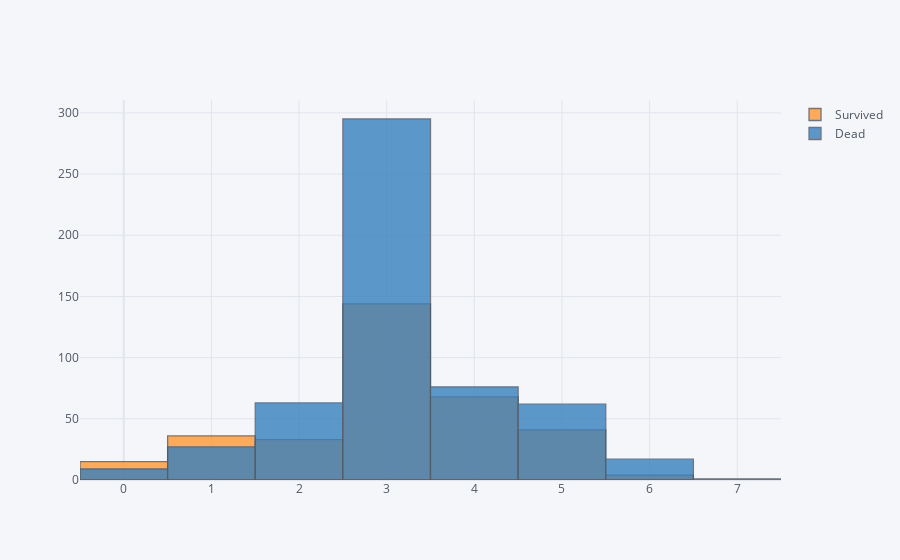

The code cell stored with this chart in its notebook:
### Code cell
import pandas as pd
import chart_studio.plotly as py
import cufflinks as cf
cf.go_offline(connected=True)

ntrain = 891
train = df[:ntrain]
survived = train[train['Survived'] == 1]['Age'] 
dead = train[train['Survived'] == 0]['Age']
df_temp1 = pd.concat([survived, dead], axis=1, keys=['Survived', 'Dead'])
df_temp1.iplot(kind='histogram')

### Figure 1 — Plotly figure (JSON) as saved in the notebook; plotly's stock layout.template omitted (floating-point values rounded to 4 significant figures; data arrays with more than 128 entries replaced by an {"elided": "..."} marker saying what was removed)
{"data": [{"histfunc": "count", "histnorm": "", "marker": {"color": "rgba(255, 153, 51, 1.0)", "line": {"color": "#4D5663", "width": 1.3}}, "name": "Survived", "opacity": 0.8, "orientation": "v", "type": "histogram", "x": {"elided": "891 int values"}}, {"histfunc": "count", "histnorm": "", "marker": {"color": "rgba(55, 128, 191, 1.0)", "line": {"color": "#4D5663", "width": 1.3}}, "name": "Dead", "opacity": 0.8, "orientation": "v", "type": "histogram", "x": {"elided": "891 int values"}}], "layout": {"barmode": "overlay", "legend": {"bgcolor": "#F5F6F9", "font": {"color": "#4D5663"}}, "paper_bgcolor": "#F5F6F9", "plot_bgcolor": "#F5F6F9", "title": {"font": {"color": "#4D5663"}}, "xaxis": {"gridcolor": "#E1E5ED", "showgrid": true, "tickfont": {"color": "#4D5663"}, "title": {"font": {"color": "#4D5663"}, "text": ""}, "zerolinecolor": "#E1E5ED"}, "yaxis": {"gridcolor": "#E1E5ED", "showgrid": true, "tickfont": {"color": "#4D5663"}, "title": {"font": {"color": "#4D5663"}, "text": ""}, "zerolinecolor": "#E1E5ED"}}}
